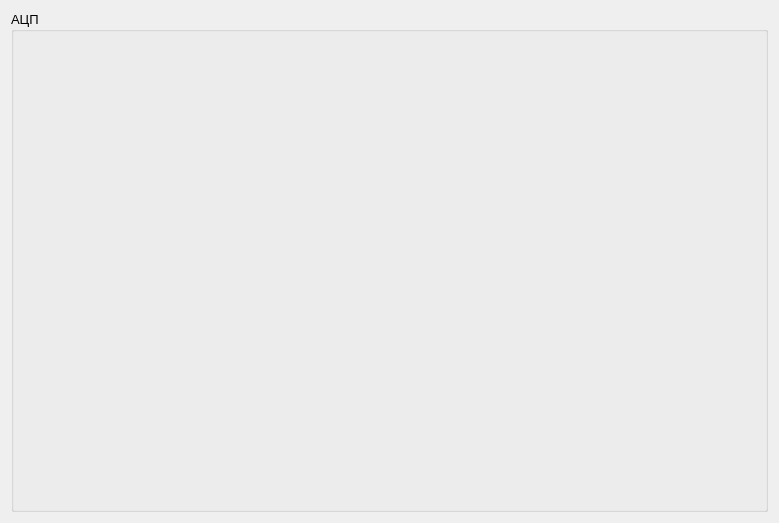
<?xml version="1.0" encoding="UTF-8"?>
<ui version="4.0">
 <class>Form</class>
 <widget class="QWidget" name="Form">
  <property name="geometry">
   <rect>
    <x>0</x>
    <y>0</y>
    <width>779</width>
    <height>523</height>
   </rect>
  </property>
  <property name="windowTitle">
   <string>Form</string>
  </property>
  <layout class="QGridLayout" name="gridLayout">
   <property name="leftMargin">
    <number>5</number>
   </property>
   <property name="topMargin">
    <number>5</number>
   </property>
   <property name="rightMargin">
    <number>5</number>
   </property>
   <property name="bottomMargin">
    <number>5</number>
   </property>
   <item row="1" column="0">
    <widget class="QWidget" name="graph_widget" native="true">
     <property name="sizePolicy">
      <sizepolicy hsizetype="Expanding" vsizetype="Expanding">
       <horstretch>0</horstretch>
       <verstretch>0</verstretch>
      </sizepolicy>
     </property>
     <layout class="QGridLayout" name="gridLayout_4">
      <property name="leftMargin">
       <number>2</number>
      </property>
      <property name="topMargin">
       <number>2</number>
      </property>
      <property name="rightMargin">
       <number>2</number>
      </property>
      <property name="bottomMargin">
       <number>2</number>
      </property>
      <property name="spacing">
       <number>2</number>
      </property>
      <item row="0" column="0">
       <layout class="QVBoxLayout" name="verticalLayout_graph" stretch="0">
        <property name="spacing">
         <number>2</number>
        </property>
        <property name="leftMargin">
         <number>1</number>
        </property>
        <property name="topMargin">
         <number>1</number>
        </property>
        <property name="rightMargin">
         <number>1</number>
        </property>
        <property name="bottomMargin">
         <number>1</number>
        </property>
        <item>
         <layout class="QHBoxLayout" name="horizontalLayout_4" stretch="10">
          <property name="spacing">
           <number>3</number>
          </property>
          <property name="leftMargin">
           <number>1</number>
          </property>
          <property name="topMargin">
           <number>1</number>
          </property>
          <property name="rightMargin">
           <number>1</number>
          </property>
          <property name="bottomMargin">
           <number>1</number>
          </property>
          <item>
           <layout class="QVBoxLayout" name="verticalLayout_5" stretch="1">
            <property name="spacing">
             <number>2</number>
            </property>
            <property name="sizeConstraint">
             <enum>QLayout::SetDefaultConstraint</enum>
            </property>
            <property name="leftMargin">
             <number>2</number>
            </property>
            <property name="topMargin">
             <number>2</number>
            </property>
            <property name="rightMargin">
             <number>2</number>
            </property>
            <property name="bottomMargin">
             <number>2</number>
            </property>
            <item>
             <widget class="QGroupBox" name="groupBox_4">
              <property name="minimumSize">
               <size>
                <width>0</width>
                <height>0</height>
               </size>
              </property>
              <property name="font">
               <font>
                <pointsize>10</pointsize>
               </font>
              </property>
              <property name="styleSheet">
               <string notr="true"/>
              </property>
              <property name="title">
               <string>АЦП</string>
              </property>
              <layout class="QHBoxLayout" name="horizontalLayout_7" stretch="1">
               <property name="spacing">
                <number>2</number>
               </property>
               <property name="leftMargin">
                <number>2</number>
               </property>
               <property name="topMargin">
                <number>2</number>
               </property>
               <property name="rightMargin">
                <number>2</number>
               </property>
               <property name="bottomMargin">
                <number>2</number>
               </property>
               <item>
                <layout class="QHBoxLayout" name="vLayout_acq">
                 <property name="spacing">
                  <number>0</number>
                 </property>
                 <property name="leftMargin">
                  <number>2</number>
                 </property>
                 <property name="topMargin">
                  <number>2</number>
                 </property>
                 <property name="rightMargin">
                  <number>2</number>
                 </property>
                 <property name="bottomMargin">
                  <number>2</number>
                 </property>
                </layout>
               </item>
              </layout>
             </widget>
            </item>
           </layout>
          </item>
         </layout>
        </item>
       </layout>
      </item>
     </layout>
    </widget>
   </item>
  </layout>
 </widget>
 <resources/>
 <connections/>
</ui>
